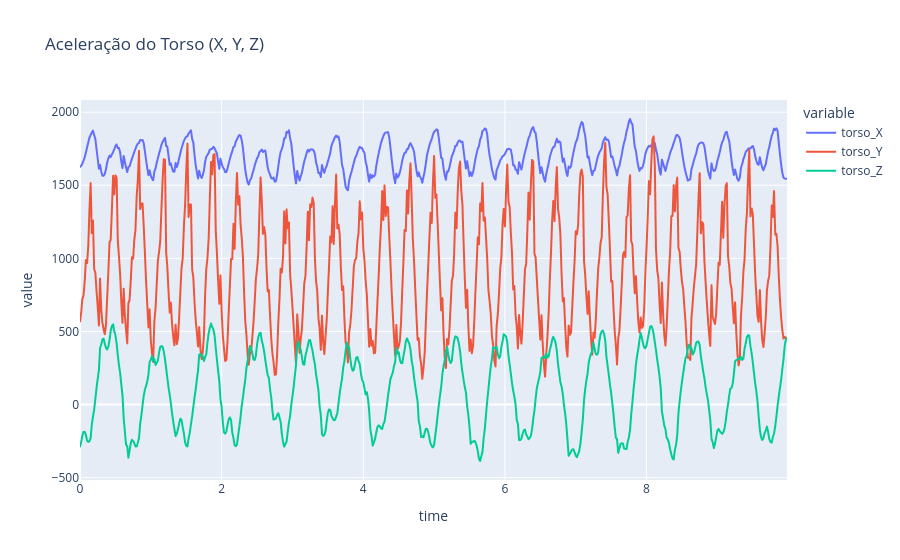

Source (notebook cell):
### Code cell
# Aceleração do Torso (X, Y, Z)
fig = px.line(df,
                x='time', 
                y=['torso_X', 'torso_Y', 'torso_Z'], 
                title='Aceleração do Torso (X, Y, Z)')
fig.show()

### Figure 1 — Plotly figure (JSON) as saved in the notebook; plotly's stock layout.template omitted (floating-point values rounded to 4 significant figures; data arrays with more than 128 entries replaced by an {"elided": "..."} marker saying what was removed)
{"data": [{"hovertemplate": "variable=torso_X<br>time=%{x}<br>value=%{y}<extra></extra>", "legendgroup": "torso_X", "line": {"color": "#636efa", "dash": "solid"}, "marker": {"symbol": "circle"}, "mode": "lines", "name": "torso_X", "showlegend": true, "type": "scattergl", "x": {"elided": "600 float values"}, "xaxis": "x", "y": {"elided": "600 float values"}, "yaxis": "y"}, {"hovertemplate": "variable=torso_Y<br>time=%{x}<br>value=%{y}<extra></extra>", "legendgroup": "torso_Y", "line": {"color": "#EF553B", "dash": "solid"}, "marker": {"symbol": "circle"}, "mode": "lines", "name": "torso_Y", "showlegend": true, "type": "scattergl", "x": {"elided": "600 float values"}, "xaxis": "x", "y": {"elided": "600 float values"}, "yaxis": "y"}, {"hovertemplate": "variable=torso_Z<br>time=%{x}<br>value=%{y}<extra></extra>", "legendgroup": "torso_Z", "line": {"color": "#00cc96", "dash": "solid"}, "marker": {"symbol": "circle"}, "mode": "lines", "name": "torso_Z", "showlegend": true, "type": "scattergl", "x": {"elided": "600 float values"}, "xaxis": "x", "y": {"elided": "600 float values"}, "yaxis": "y"}], "layout": {"legend": {"title": {"text": "variable"}, "tracegroupgap": 0}, "title": {"text": "Aceleração do Torso (X, Y, Z)"}, "xaxis": {"anchor": "y", "domain": [0, 1], "title": {"text": "time"}}, "yaxis": {"anchor": "x", "domain": [0, 1], "title": {"text": "value"}}}}
